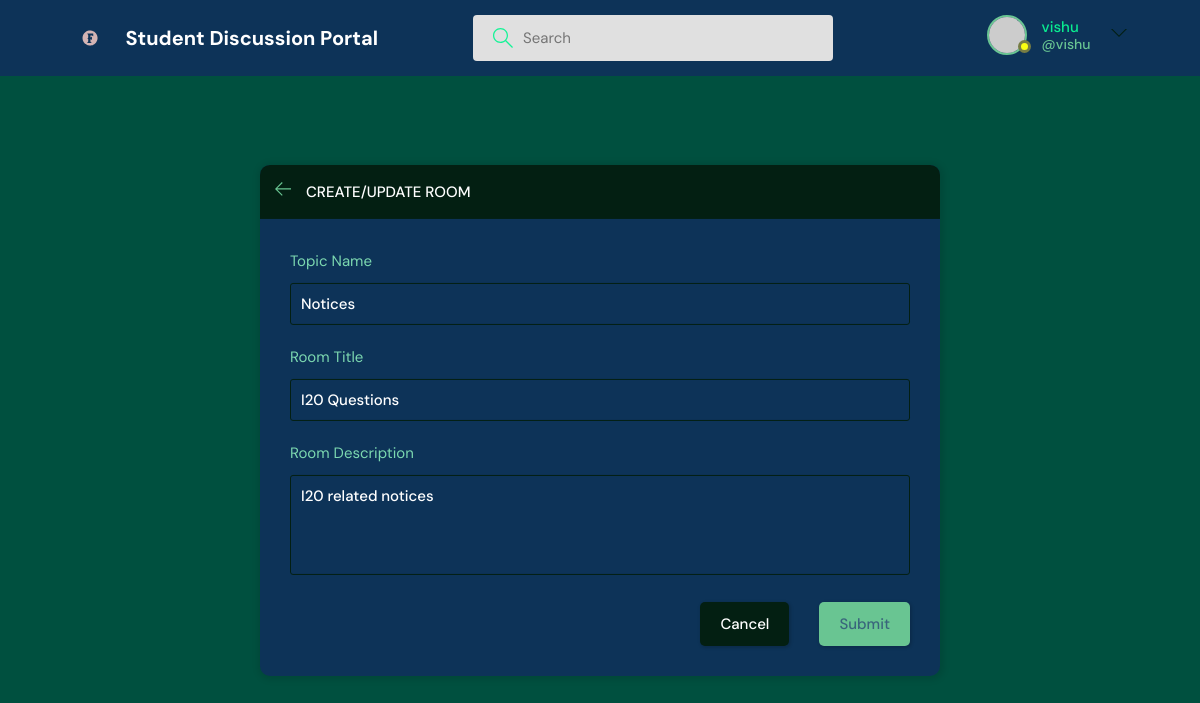
Screenshot of /update-room/2/ (signed in) with the database file from the repository.
### base/models.py (models this page shows, shortened)
class Room(models.Model):
    host = models.ForeignKey(User, on_delete=models.SET_NULL, null= True)
    topic = models.ForeignKey(Topic, on_delete=models.SET_NULL, null= True)
    name = models.CharField(max_length=228)
    description = models.TextField(blank=True, null=True)
    update = models.DateTimeField(auto_now=True)
    create = models.DateTimeField(auto_now_add=True)
    participants = models.ManyToManyField(User, related_name='participants', blank=True)
    class Meta:
        ordering = ['-update', '-create']

class Topic(models.Model):
    name = models.CharField(max_length=150)

### base/views.py (the view, shortened to what this page needs)
# urls.py: path('update-room/<str:pk>/', views.updateRoom, name="update-room"),
@login_required(login_url='login')
def updateRoom(request, pk):
    room = Room.objects.get(id = pk)
    form = RoomForm(instance=room)
    topics = Topic.objects.all()
    if request.user != room.host :
        return HttpResponse('You are not the Owner of Room')
    context = {'form': form, 'topics': topics, 'room': room}
    return render(request, 'base/room_form.html', context)

### base/forms.py
class RoomForm(ModelForm):
    class Meta:
        model = Room
        fields = '__all__'
        exclude = ['host', 'participants']

### base/templates/base/room_form.html (shortened to what this page needs)
{% extends 'main.html' %}
{% block content %}
  <main class="create-room layout">
    <div class="container">
      <div class="layout__box">
        <div class="layout__boxHeader">
          <div class="layout__boxTitle">
            <a href="{% url 'homepage' %}">
              <svg version="1.1" xmlns="http://www.w3.org/2000/svg" width="32" height="32" viewBox="0 0 32 32">
                <title>arrow-left</title>
                <path
                  d="M13.723 2.286l-13.723 13.714 13.719 13.714 1.616-1.611-10.96-10.96h27.625v-2.286h-27.625l10.965-10.965-1.616-1.607z">
                </path>
              </svg>
            </a>
            <h3>Create/Update Room</h3>
          </div>
        </div>
        <div class="layout__body">
          <form class="form" action="" method="POST">
            <div class="form__group">
              <label for="room_topic">Topic Name</label>
              <input required type="text" value="{{room.topic.name}}" name="topic" list="topic-list"/>
            </div>
            <div class="form__group">
              <label for="room_description">Room Title</label>
              {{form.name}}
            </div>
            <div class="form__group">
              <label for="room_name">Room Description</label>
              {{form.description}}
            </div>
            <div class="form__action">
              <a class="btn btn--dark" href="index.html">Cancel</a>
              <button class="btn btn--main" type="submit">Submit</button>
            </div>
          </form>
        </div>
      </div>
    </div>
  </main>
  {% endblock %}

### template/navigationbar.html (shortened to what this page needs)
{% load static %}
<header class="header header--loggedIn">
    <div class="container">
      <a href="{% url 'homepage' %}" class="header__logo">
        <img src="{% static 'images/logo.svg' %}" />
        <h1>Student Discussion Portal</h1>
      </a>
      <form class="header__search" method="GET" action="{% url 'homepage' %}">
        <label>
          <input name="q" placeholder="Search" />
        </label>
      </form>
      <nav class="header__menu">
        {% if request.user.is_authenticated %}
        <div class="header__user">
          <a href="{% url 'update-user' %}">
            <div class="avatar avatar--medium active">
              <img src="https://randomuser.me/api/portraits/men/37.jpg" />
            </div>
            <p>{{request.user.username}}<span>@{{request.user.username}}</span></p>
          </a>
          <button class="dropdown-button">
            <svg version="1.1" xmlns="http://www.w3.org/2000/svg" width="32" height="32" viewBox="0 0 32 32">
              <title>chevron-down</title>
              <path d="M16 21l-13-13h-3l16 16 16-16h-3l-13 13z"></path>
            </svg>
          </button>
        </div>
        {% else %}
        <a href="{% url 'login' %}">
          <img src="{% static 'images/avatar.svg' %}" />
          <p>Login</p>
        </a>
        {% endif %}
      </nav>
    </div>
  </header>

### rows the page displays
Room: topic "Notices", name "I20 Questions", description "I20 related notices"

### other values shown
{{ request.user.username }} "vishu"
